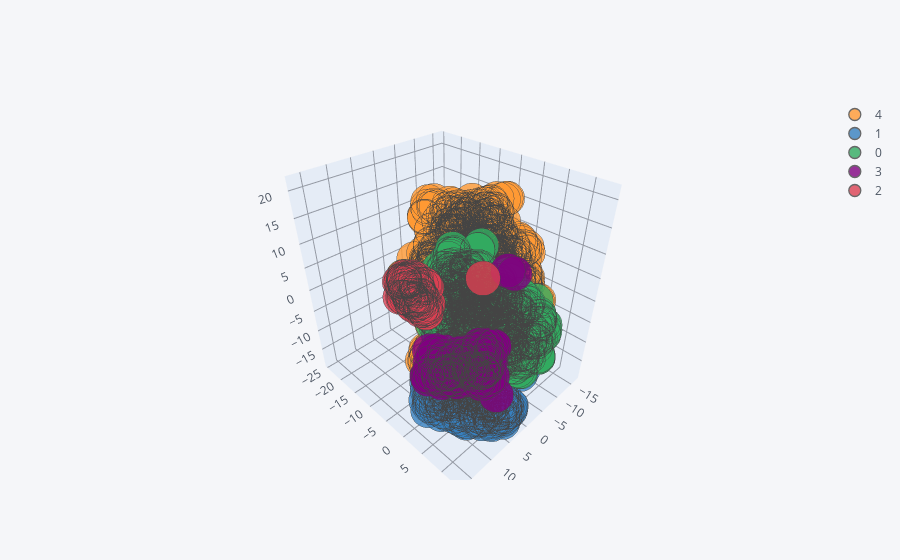

Notebook cell for this chart:
### Code cell
Xt.iplot(kind='scatter3d',x=0,y=1,z=2,mode='markers',categories=selected)
sns.kdeplot(data=Xt,x=0,y=2,fill=True,hue=selected)
